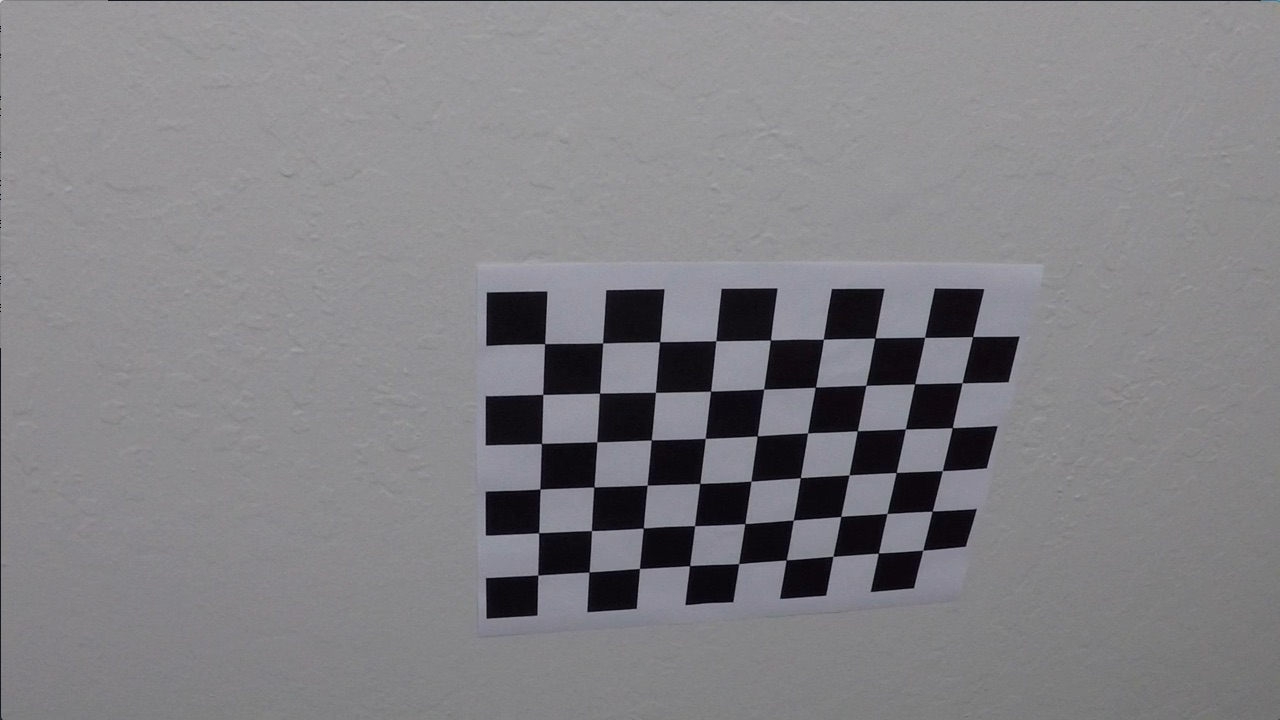
#> input picture CarND-Advanced-Lane-Lines/camera_cal/calibration10.jpg, 1280 x 720 px, given in place of straight_lines1.jpg, which was not available; the run also reads 1 picture not shown here
$ python perspective_transform.py   (older library calls are emulated)
#> lines starting #> are read from the running program, lines starting #| are printed output that depends on the picture; after the words box and inside, x2 and y2 are one past the last pixel; in counts of white or black regions, pixels touching at a corner belong together; pictures that were not available may be replaced by others from this repository, and a replacement may not be noted
### CarND-Advanced-Lane-Lines/camera_calib.py
import numpy as np
import cv2
import glob

"""
extract object points and image points for camera calibration
"""
def get_calib_points():
    # prepare object points, like (0,0,0), (1,0,0), (2,0,0) ....,(6,5,0)
    objp = np.zeros((6*9,3), np.float32)
    objp[:,:2] = np.mgrid[0:9,0:6].T.reshape(-1,2)

    # Arrays to store object points and image points from all the images.
    objpoints = [] # 3d points in real world space
    imgpoints = [] # 2d points in image plane.

    # Make a list of calibration images
    images = glob.glob('camera_cal/calibration*.jpg')
    # Step through the list and search for chessboard corners
    print('Finding corners and adding object and image points..')
    for idx, fname in enumerate(images):
        img = cv2.imread(fname)
        gray = cv2.cvtColor(img,cv2.COLOR_BGR2GRAY)

        # Find the chessboard corners
        ret, corners = cv2.findChessboardCorners(gray, (9,6),None)

        # If found, add object points, image points
        if ret == True:
            objpoints.append(objp)
            imgpoints.append(corners)

            img = cv2.drawChessboardCorners(img, (9,6), corners, ret)
            # cv2.imwrite('img_{}.png'.format(idx), img)
            # cv2.waitKey(500)

    cv2.destroyAllWindows()
    return objpoints, imgpoints

def get_coefficients(objpoints, imgpoints, img_size):
    # Do camera calibration given object points and image points
    # ret, mtx, dist, rvecs, tvecs = cv2.calibrateCamera(objpoints, imgpoints, img_size,None,None)
    return cv2.calibrateCamera(objpoints, imgpoints, img_size, None ,None)

def undistort_image(img, mtx, dist):
    dst = cv2.undistort(img, mtx, dist, None, mtx)
    return dst

# [23 lines that do not run on import are left out]

### CarND-Advanced-Lane-Lines/binary_image.py
import numpy as np
import cv2
import matplotlib.pyplot as plt
import matplotlib.image as mpimg

"""
If you want to continue to explore additional color channels,
I have seen that the L channel from LUV with lower and upper thresholds around 225 & 255
respectively works very well to pick out the white lines, even in the parts of the video
with heavy shadows.You can also try out the b channel from Lab which does a great job with
the yellow lines (you can play around with thresholds around 155 & 200).
"""

def get_binary_img(img, s_thresh=(120, 255), sx_thresh=(20, 255),l_thresh=(40,255)):
    img = np.copy(img)
    # Convert to HLS color space and separate the V channel
    hls = cv2.cvtColor(img, cv2.COLOR_BGR2HLS).astype(np.float)
    l_channel = hls[:,:,1]
    s_channel = hls[:,:,2]
    # Sobel x
    sobelx = cv2.Sobel(l_channel, cv2.CV_64F, 1, 0) # Take the derivative in x
    abs_sobelx = np.absolute(sobelx) # Absolute x derivative to accentuate lines away from horizontal
    scaled_sobel = np.uint8(255*abs_sobelx/np.max(abs_sobelx))

    # Threshold x gradient
    sxbinary = np.zeros_like(scaled_sobel)
    sxbinary[(scaled_sobel >= sx_thresh[0]) & (scaled_sobel <= sx_thresh[1])] = 1

    # Threshold color channel
    s_binary = np.zeros_like(s_channel)
    s_binary[(s_channel >= s_thresh[0]) & (s_channel <= s_thresh[1])] = 1

     # Threshold lightness
    l_binary = np.zeros_like(l_channel)
    l_binary[(l_channel >= l_thresh[0]) & (l_channel <= l_thresh[1])] = 1

    # Stack each channel
    channels = 255*np.dstack(( l_binary, sxbinary, s_binary)).astype('uint8')

    # Combine the three binary thresholds
    binary = np.zeros_like(sxbinary)
    binary[((l_binary == 1) & (s_binary == 1) | (sxbinary==1))] = 1
    binary = 255*np.dstack((binary,binary,binary)).astype('uint8')

    return binary, channels

# [8 lines that do not run on import are left out]

### CarND-Advanced-Lane-Lines/perspective_transform.py
import numpy as np
import cv2
from camera_calib import get_calib_points, get_coefficients, undistort_image

"""
Use an image where lane lines are known to be straight
"""
def get_matrix_transform(perform_test=False):
    # load image to get the transform matrix
    print('Loading default image to calculate transform matrix...')
    input_image = cv2.imread('test_images/straight_lines1.jpg')
    img_size = (input_image.shape[0], input_image.shape[1])
    # Get camera matrix and distortion coefficients
    objpoints, imgpoints = get_calib_points()
    ret, mtx, dist, rvecs, tvecs = get_coefficients(objpoints, imgpoints, img_size)
    undistorted_image = undistort_image(input_image, mtx, dist)

    # Convert to grayscale
    # img_gray = cv2.cvtColor(input_image, cv2.COLOR_BGR2GRAY)
    # source points are found empirically
    src = np.float32([[600, 450], [230, 705], [1075, 705], [685, 450]])
    # destination points are found empirically
    dst = np.float32([[320, 0], [320, 720], [960, 720], [960, 0]])
    # cv2.line(img, pt1, pt2)
    print('Calculating transform matrix and its inverse...')
    matrix_transform = cv2.getPerspectiveTransform(src, dst)
    inv_matrix_transform = cv2.getPerspectiveTransform(dst, src)
    # Warp the image using OpenCV warpPerspective()
    warped = undistorted_image.copy()
    if perform_test:
        img_size = (undistorted_image.shape[1], undistorted_image.shape[0])
        warped = cv2.warpPerspective(undistorted_image, matrix_transform, img_size, flags=cv2.INTER_LINEAR)
        cv2.polylines(undistorted_image, [np.asarray(src, np.int32)], True, (0, 0, 255), 3)
        cv2.polylines(warped, [np.asarray(dst, np.int32)], True, (0, 0, 255), 3)
        cv2.imwrite('output_images/straight_lines1_show_lines.png', undistorted_image)
        cv2.imwrite('output_images/straight_lines1_birdeye.png', warped)

    # Return the resulting image and matrix
    return warped, matrix_transform, inv_matrix_transform

from binary_image import get_binary_img
def get_binary_birdeye(img):
    # Get camera matrix and distortion coefficients
    objpoints, imgpoints = get_calib_points()
    ret, mtx, dist, rvecs, tvecs = get_coefficients(objpoints, imgpoints, (720, 1280))
    undistorted_image = undistort_image(img, mtx, dist)
    binary_image, _ = get_binary_img(undistorted_image)
    _, M, _ = get_matrix_transform()
    img_size = (binary_image.shape[1], binary_image.shape[0])
    warped_binary_image = cv2.warpPerspective(binary_image, M, img_size, flags=cv2.INTER_LINEAR)
    return warped_binary_image

if __name__ == '__main__':
    warped, matrix_transform, _ = get_matrix_transform(perform_test=True)
#> in get_matrix_transform, input_image is the input picture: shape (720, 1280, 3); mean B, G, R 133.1, 129.4, 130.2
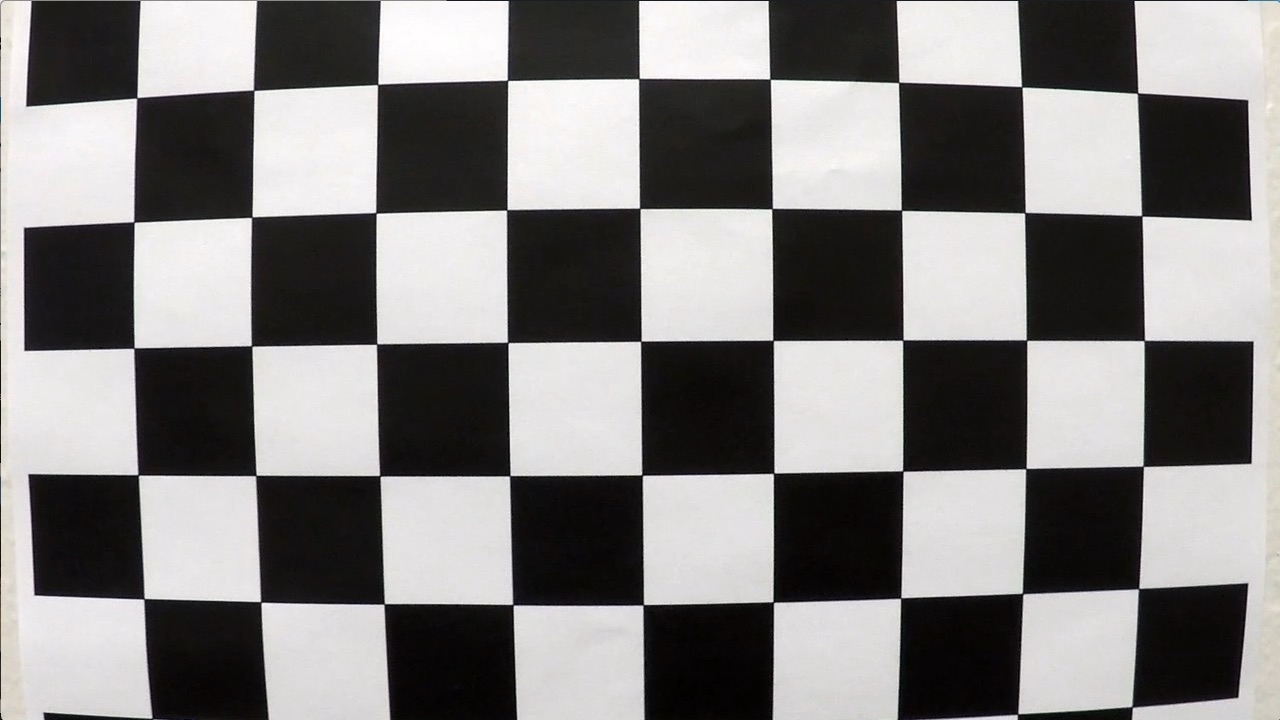
#> input picture CarND-Advanced-Lane-Lines/camera_cal/calibration1.jpg, 1280 x 720 px
#> in get_calib_points, img is the input picture: shape (720, 1280, 3); mean B, G, R 127.8, 128.4, 130.1
#> in get_calib_points, `ret, corners = cv2.findChessboardCorners(gray, (9,6),None)`: ret = False; corners = None
#> pass 3 of the loop in get_calib_points, `for idx, fname in enumerate(images):`:
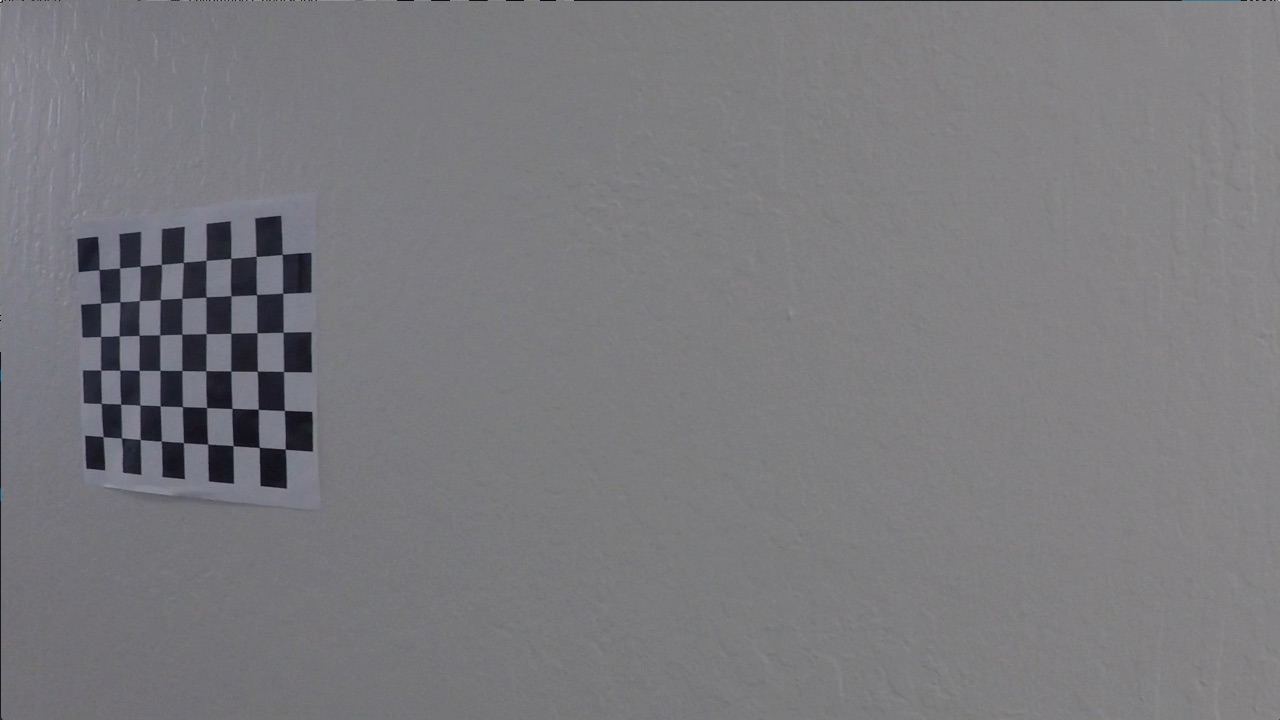
#> input picture CarND-Advanced-Lane-Lines/camera_cal/calibration11.jpg, 1280 x 720 px
#> in get_calib_points, img is the input picture: shape (720, 1280, 3); mean B, G, R 125.2, 121.7, 122.2
#> corners = 54 rows, first 8: [99.22, 269.6], [119.6, 268], [140.1, 266.1], [161.3, 264.5], [183.3, 262.5], [206.1, 260.3], [230.7, 258.2], [256.2, 256.3]
#> in get_calib_points, `img = cv2.drawChessboardCorners(img, (9,6), corners, ret)`:
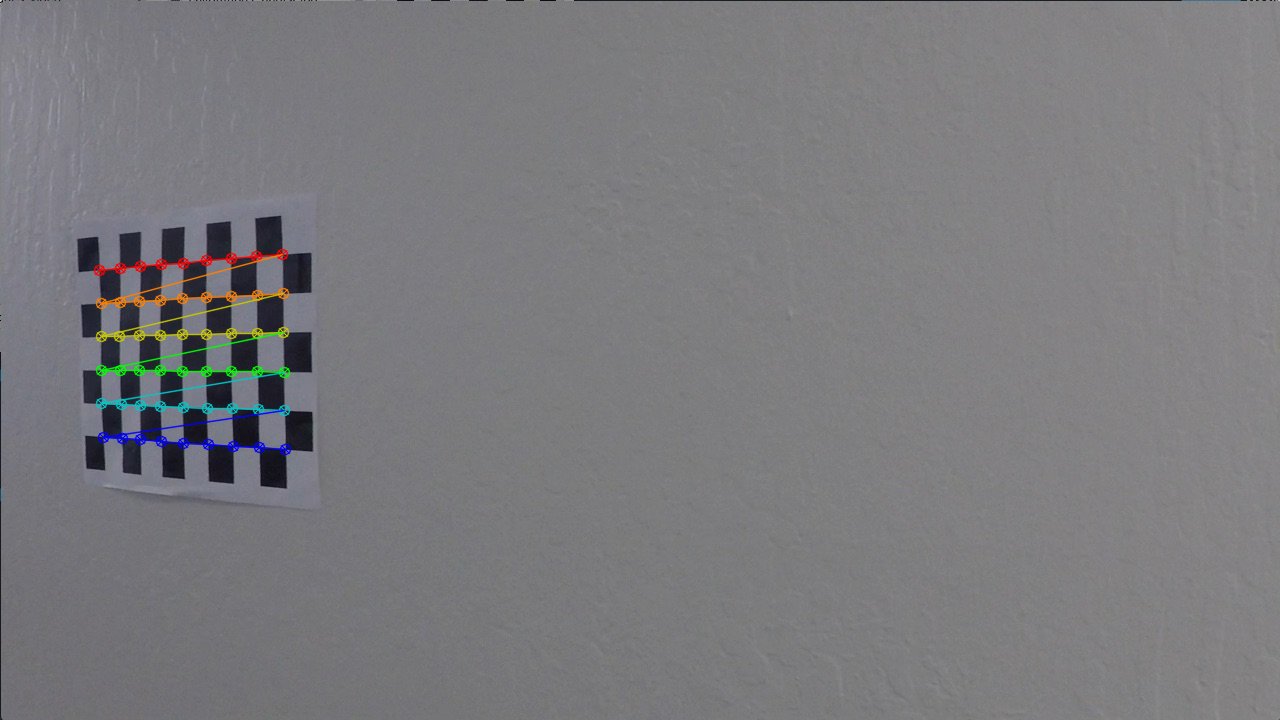
#> img: shape (720, 1280, 3); 1.11% of pixels changed, all inside (x1, y1, x2, y2) = (93, 248, 292, 456)
#> in get_matrix_transform, `objpoints, imgpoints = get_calib_points()`: objpoints = 2 items
#> in get_matrix_transform, `ret, mtx, dist, rvecs, tvecs = get_coefficients(objpoints, imgpoints, ..`: ret = 0.814; mtx = [[1608.6, 0, 396], [0, 1782.8, 550.8], [0, 0, 1]]; dist = [[-1.62, 5.8, -0.0528, 0.074, -13.95]]; rvecs = ([0.768, 0.0115, -0.0362], [0.224, 0.566, 0.0321]); tvecs = ([2.52, -3.17, 27.55], [-10.04, -8.14, 47.41])
#> in get_matrix_transform, `cv2.polylines(undistorted_image, [np.asarray(src, np.int32)], True, (0..`: undistorted_image: shape (720, 1280, 3); mean B, G, R 131.4, 127.4, 130.8
#> in get_matrix_transform, `cv2.polylines(warped, [np.asarray(dst, np.int32)], True, (0, 0, 255), 3)`:
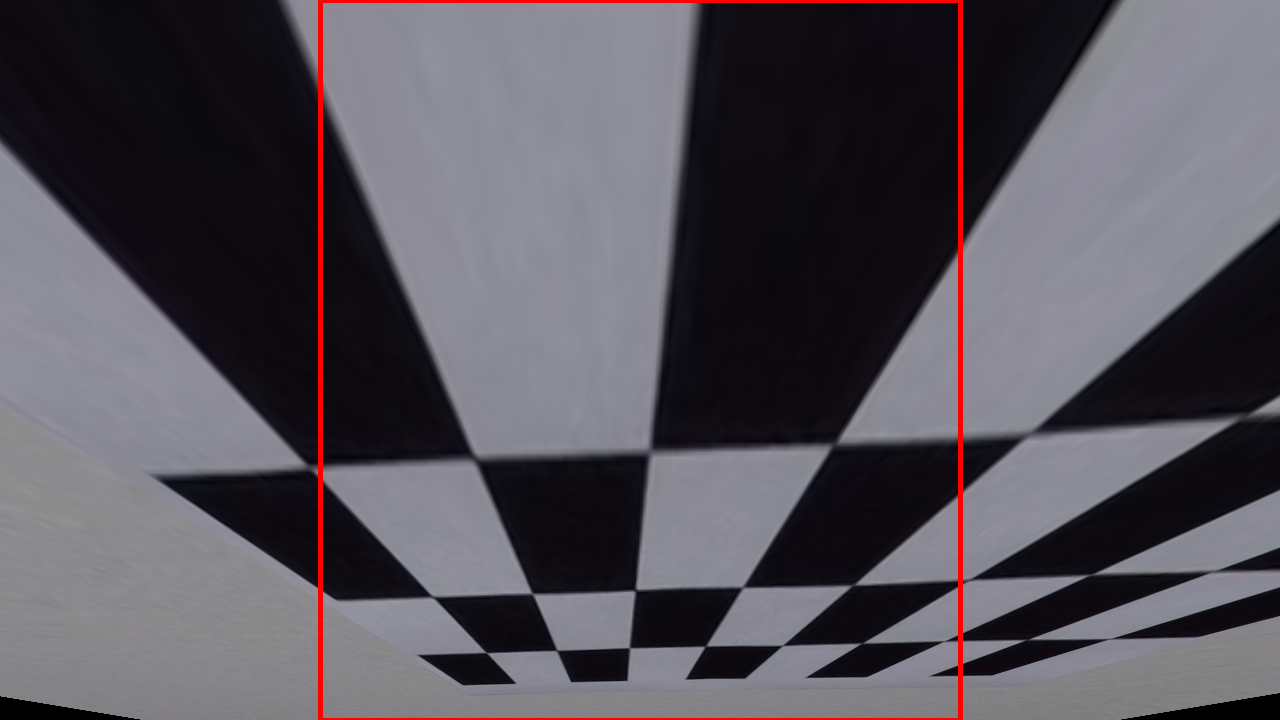
#> warped: shape (720, 1280, 3); mean B, G, R 89.8, 81.8, 85.7
#> matrix_transform = [[-0.509, -1.5, 958.4], [-4.23e-16, -1.9, 854.7], [-9.24e-19, -0.00237, 1]]

    num_test_images = 6
    for test_image in range(1, num_test_images+1):
        input_image = cv2.imread('test_images/test{}.jpg'.format(test_image))
        binary_warped = get_binary_birdeye(input_image)
#> in get_binary_img, `hls = cv2.cvtColor(img, cv2.COLOR_BGR2HLS).astype(np.float)`:
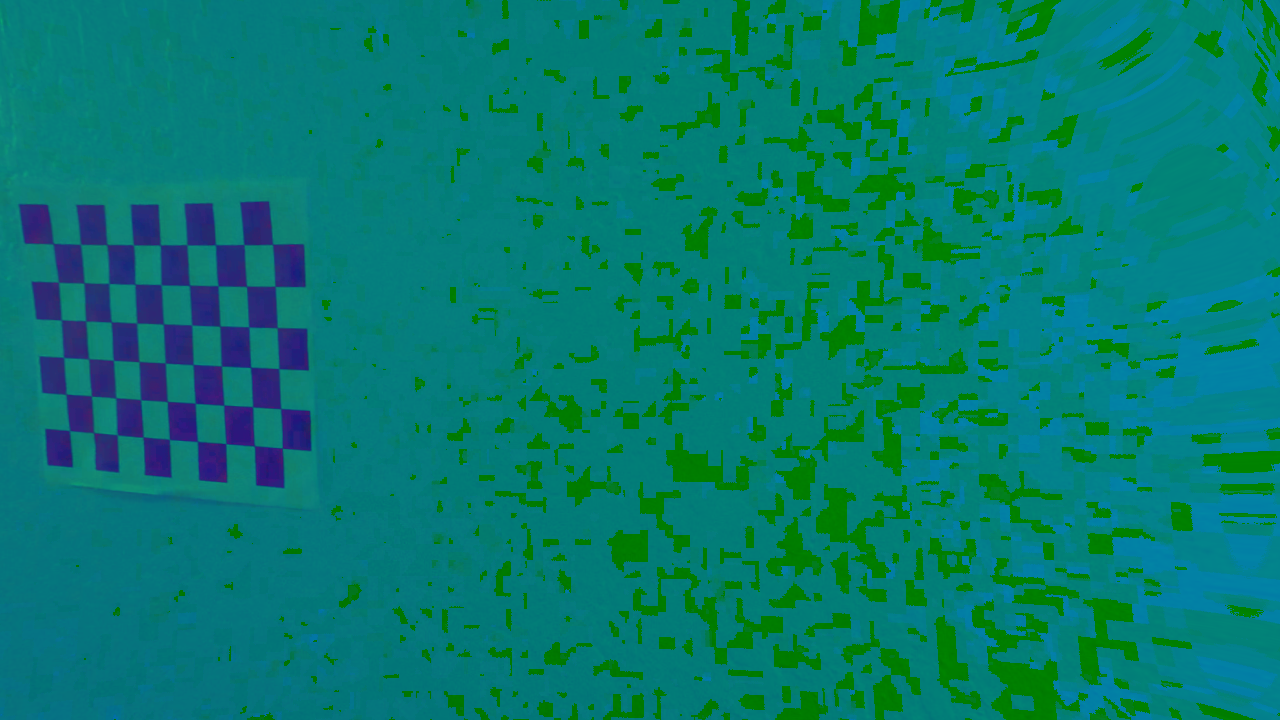
#> hls: shape (720, 1280, 3) float64; mean of channels 0, 1, 2 112, 122.6, 5; drawn as B, G, R
#> in get_binary_birdeye, `binary_image, _ = get_binary_img(undistorted_image)`:
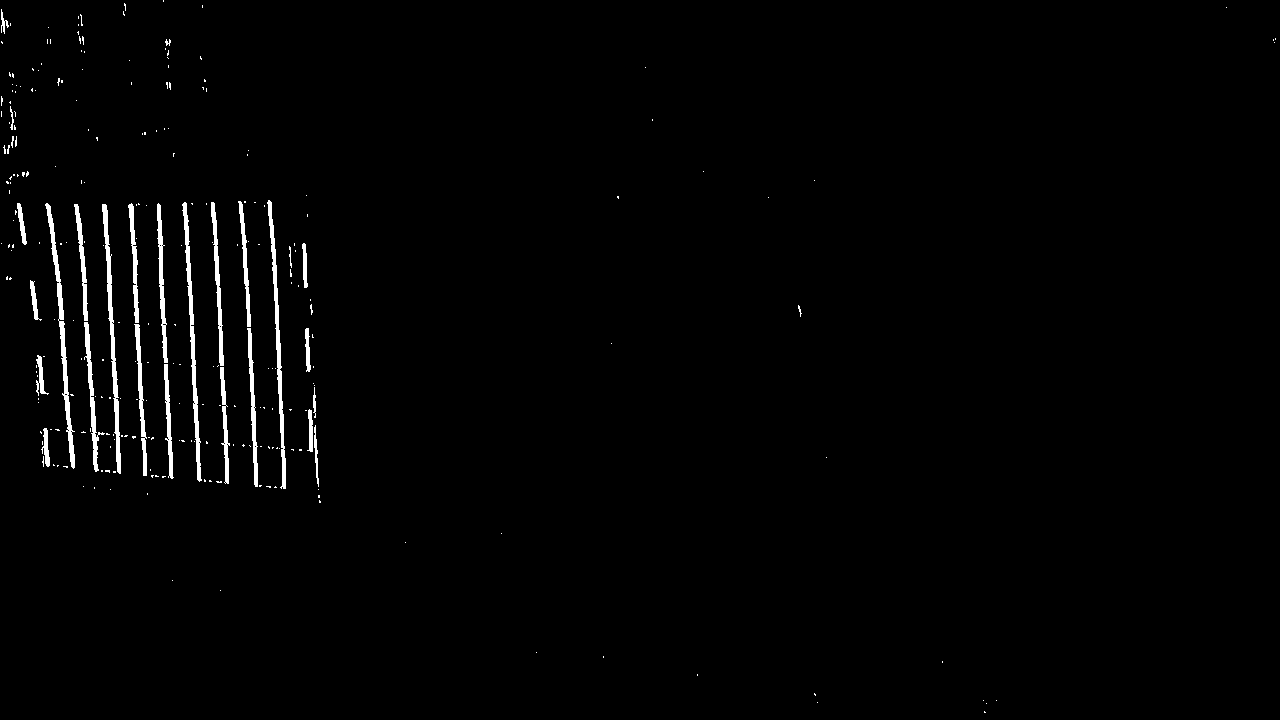
#> binary_image: shape (720, 1280, 3); 1.4% white; 262 white regions (234 under 20 px), largest, box (x1, y1, x2, y2) and area: (45, 203, 75, 469) 1206, (102, 204, 121, 474) 1162, (182, 202, 202, 482) 1144
#> pass 3 of the loop `for test_image in range(1, num_test_images+1):`:
#> (the run stopped early here; a loop or call above may not have finished)
